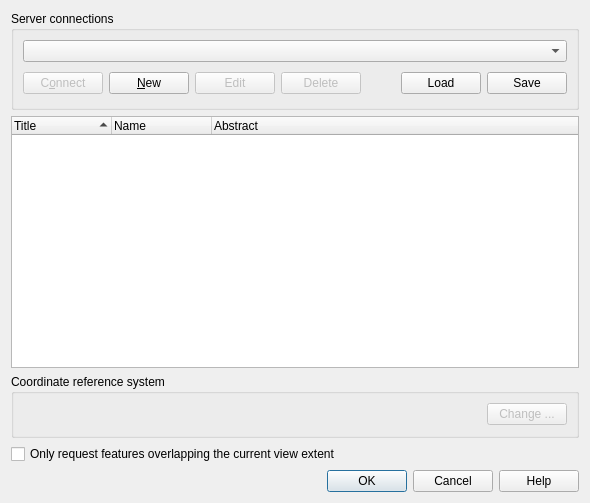
<?xml version="1.0" encoding="UTF-8"?>
<ui version="4.0">
 <class>QgsWFSSourceSelectBase</class>
 <widget class="QDialog" name="QgsWFSSourceSelectBase">
  <property name="geometry">
   <rect>
    <x>0</x>
    <y>0</y>
    <width>590</width>
    <height>503</height>
   </rect>
  </property>
  <property name="windowTitle">
   <string>Add WFS Layer from a Server</string>
  </property>
  <layout class="QGridLayout" name="gridLayout">
   <item row="0" column="0">
    <widget class="QGroupBox" name="GroupBox1">
     <property name="title">
      <string>Server connections</string>
     </property>
     <layout class="QGridLayout" name="gridLayout_2">
      <item row="0" column="0">
       <widget class="QComboBox" name="cmbConnections"/>
      </item>
      <item row="1" column="0">
       <layout class="QHBoxLayout" name="horizontalLayout">
        <item>
         <widget class="QPushButton" name="btnConnect">
          <property name="enabled">
           <bool>false</bool>
          </property>
          <property name="text">
           <string>C&amp;onnect</string>
          </property>
         </widget>
        </item>
        <item>
         <widget class="QPushButton" name="btnNew">
          <property name="text">
           <string>&amp;New</string>
          </property>
         </widget>
        </item>
        <item>
         <widget class="QPushButton" name="btnEdit">
          <property name="enabled">
           <bool>false</bool>
          </property>
          <property name="text">
           <string>Edit</string>
          </property>
         </widget>
        </item>
        <item>
         <widget class="QPushButton" name="btnDelete">
          <property name="enabled">
           <bool>false</bool>
          </property>
          <property name="text">
           <string>Delete</string>
          </property>
         </widget>
        </item>
        <item>
         <spacer>
          <property name="orientation">
           <enum>Qt::Horizontal</enum>
          </property>
          <property name="sizeType">
           <enum>QSizePolicy::Expanding</enum>
          </property>
          <property name="sizeHint" stdset="0">
           <size>
            <width>171</width>
            <height>30</height>
           </size>
          </property>
         </spacer>
        </item>
        <item>
         <widget class="QPushButton" name="btnLoad">
          <property name="toolTip">
           <string>Load connections from file</string>
          </property>
          <property name="text">
           <string>Load</string>
          </property>
         </widget>
        </item>
        <item>
         <widget class="QPushButton" name="btnSave">
          <property name="toolTip">
           <string>Save connections to file</string>
          </property>
          <property name="text">
           <string>Save</string>
          </property>
         </widget>
        </item>
       </layout>
      </item>
     </layout>
    </widget>
   </item>
   <item row="1" column="0">
    <widget class="QTreeWidget" name="treeWidget">
     <property name="sortingEnabled">
      <bool>true</bool>
     </property>
     <property name="columnCount">
      <number>3</number>
     </property>
     <column>
      <property name="text">
       <string>Title</string>
      </property>
     </column>
     <column>
      <property name="text">
       <string>Name</string>
      </property>
     </column>
     <column>
      <property name="text">
       <string>Abstract</string>
      </property>
     </column>
    </widget>
   </item>
   <item row="2" column="0">
    <widget class="QGroupBox" name="gbCRS">
     <property name="title">
      <string>Coordinate reference system</string>
     </property>
     <layout class="QHBoxLayout">
      <property name="spacing">
       <number>6</number>
      </property>
      <property name="margin">
       <number>9</number>
      </property>
      <item>
       <widget class="QLabel" name="labelCoordRefSys">
        <property name="text">
         <string/>
        </property>
       </widget>
      </item>
      <item>
       <spacer>
        <property name="orientation">
         <enum>Qt::Horizontal</enum>
        </property>
        <property name="sizeType">
         <enum>QSizePolicy::Expanding</enum>
        </property>
        <property name="sizeHint" stdset="0">
         <size>
          <width>441</width>
          <height>23</height>
         </size>
        </property>
       </spacer>
      </item>
      <item>
       <widget class="QPushButton" name="btnChangeSpatialRefSys">
        <property name="enabled">
         <bool>false</bool>
        </property>
        <property name="text">
         <string>Change ...</string>
        </property>
       </widget>
      </item>
     </layout>
    </widget>
   </item>
   <item row="3" column="0">
    <widget class="QCheckBox" name="mBboxCheckBox">
     <property name="text">
      <string>Only request features overlapping the current view extent</string>
     </property>
    </widget>
   </item>
   <item row="4" column="0">
    <widget class="QDialogButtonBox" name="buttonBox">
     <property name="orientation">
      <enum>Qt::Horizontal</enum>
     </property>
     <property name="standardButtons">
      <set>QDialogButtonBox::Cancel|QDialogButtonBox::Help|QDialogButtonBox::Ok</set>
     </property>
    </widget>
   </item>
  </layout>
 </widget>
 <tabstops>
  <tabstop>cmbConnections</tabstop>
  <tabstop>btnConnect</tabstop>
  <tabstop>btnNew</tabstop>
  <tabstop>btnEdit</tabstop>
  <tabstop>btnDelete</tabstop>
  <tabstop>treeWidget</tabstop>
  <tabstop>btnChangeSpatialRefSys</tabstop>
  <tabstop>buttonBox</tabstop>
 </tabstops>
 <resources/>
 <connections/>
</ui>
